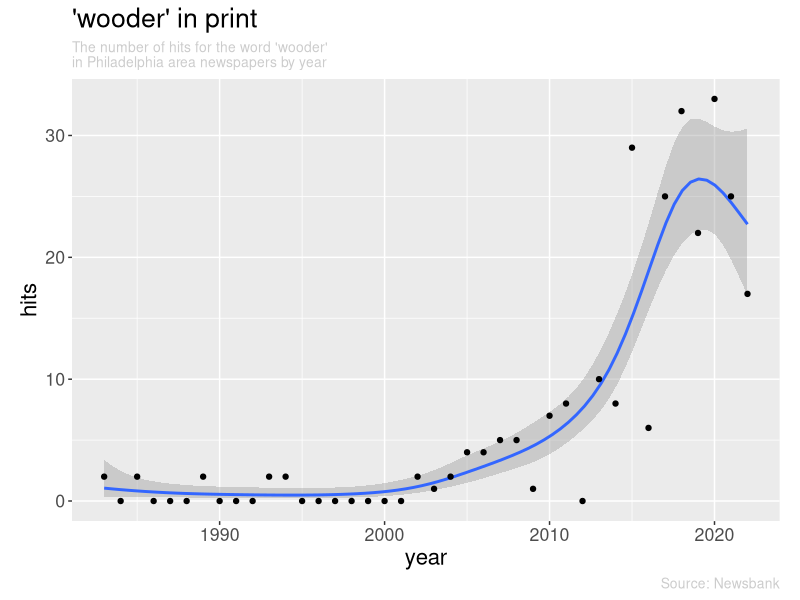

The R source for this figure:
## ---- chunk 1
#| message: false
#| code-fold: true
#| code-summary: Data Loading
library(tidyverse)
wooder <- read_csv("data/wooder.csv")
## ---- chunk 2
#| label: fig-wooder-paper
#| fig-width: 6
#| fig-height: 4
#| fig-cap: "Search results for &lt;wooder&gt; in print."
#| fig-alt: "A scatter plot with a smoothing line over it showing the number of hits per year. The trend line is flat and low from 1983 till 2000, when it begins to gradually increase. Then in 2015 there's a sudden spike."
#| crop: true
#| dev: png
#| code-fold: true
#| code-summary: "plotting code"
all_year <- tibble(
  year = seq(
    min(wooder$year),
    max(wooder$year),
    by = 1
  )
)

wooder |>
  full_join(all_year) |> 
  replace_na(list(hits = 0)) |> 
  ggplot(aes(year, hits))+
    stat_smooth(method = "gam", 
                method.args = list(family = "poisson")) +
    geom_point()+
    labs(
      title = str_wrap(
        "'wooder' in print",
        width = 30
        ),
      subtitle = str_wrap(
        "The number of hits for the word 'wooder'
        in Philadelphia area newspapers by year",
        width = 40
        ),
      caption = "Source: Newsbank"
      )+
    theme(aspect.ratio = 5/8,
          text = element_text(size = 16),
          plot.subtitle = element_text(size = 10, color = "grey80"),
          plot.caption = element_text(size = 10, color = "grey80"))

